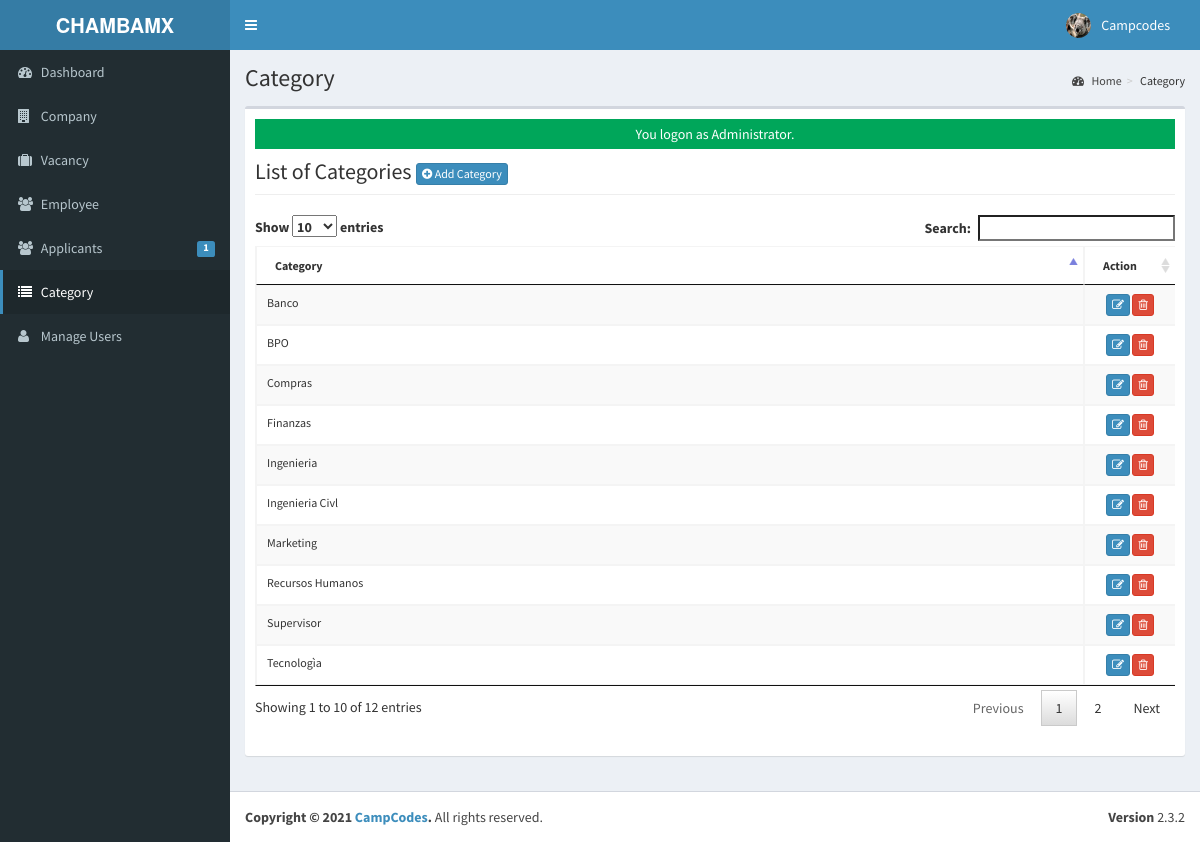
The page /admin/category/index.php (signed in) on the database its author committed.
### tables this page shows
CREATE TABLE `t_usuarios` (
  `USERID` varchar(30) NOT NULL,
  `FULLNAME` varchar(40) NOT NULL,
  `USERNAME` varchar(90) NOT NULL,
  `PASS` varchar(90) NOT NULL,
  `ROLE` varchar(30) NOT NULL,
  `PICLOCATION` varchar(255) NOT NULL
);

CREATE TABLE `t_categoria` (
  `CATEGORYID` int(11) NOT NULL,
  `CATEGORY` varchar(250) NOT NULL,
  `ICONO` varchar(100) DEFAULT NULL
);

### admin/category/index.php (called while the page is built, shortened)
<?php
require_once("../../include/initialize.php");
$title="Category";
require_once ("../theme/templates.php");
?>

### include/database.php (called while the page is built, shortened)
<?php
class Database {
	var $sql_string = '';
	private $conn;
	public function open_connection() {
		$this->conn = mysqli_connect(server,user,pass);
		if(!$this->conn){
			echo "Problem in database connection! Contact administrator!";
			exit();
		}else{
			$db_select = mysqli_select_db($this->conn,database_name);
		}
	}
	function setQuery($sql='') {
		$this->sql_string=$sql;
	}
	function executeQuery() {
		$result = mysqli_query($this->conn,$this->sql_string);
		return $result;
	}
	private function confirm_query($result) {
		return $result;
	}
	function loadResultList( $key='' ) {
		$cur = $this->executeQuery();
		$array = array();
		while ($row = mysqli_fetch_object($cur)) {
			if ($key) {
				$array[$row->$key] = $row;
			} else {
				$array[] = $row;
			}
		}
		return $array;
	}
	function loadSingleResult() {
		$cur = $this->executeQuery();
		while ($row = mysqli_fetch_object($cur)) {
		return $data = $row;
		}
	}
}
$mydb = new Database();
?>

### include/accounts.php (called while the page is built, shortened)
<?php
require_once(LIB_PATH.DS.'database.php');
class User {
	protected static  $tblname = "t_usuarios";
	function single_user($id=""){
			global $mydb;
			$mydb->setQuery("SELECT * FROM ".self::$tblname."
				Where USERID= '{$id}' LIMIT 1");
			$cur = $mydb->loadSingleResult();
			return $cur;
	}
}
?>

### include/function.php (called while the page is built, shortened)
<?php
function currentpage(){
		$this_page = $_SERVER['SCRIPT_NAME'];
	    $bits = explode('/',$this_page);
		 return $bits[3];
	}
		?>

### admin/category/list.php (the view, shortened to what this page needs)
<div class="row">
      	 <div class="col-lg-12">
           <h1 class="page-header">List of Categories  <a href="index.php?view=add" class="btn btn-primary btn-xs  ">  <i class="fa fa-plus-circle fw-fa"></i> Add Category</a>  </h1>
      		</div>
  		 </div>
 		    <form action="controller.php?action=delete" Method="POST">
		     <div class="table-responsive">
			<table id="dash-table" class="table table-striped table-bordered table-hover"  style="font-size:12px" cellspacing="0">
			  <thead>
			  	<tr>
			  		<th>
			  		 Category</th>
			  		 <th width="10%" align="center">Action</th>
			  	</tr>
			  </thead>
			  <tbody>
			  	<?php
			  		$mydb->setQuery("SELECT * FROM `t_categoria`");
			  		$cur = $mydb->loadResultList();
					foreach ($cur as $result) {
			  		echo '<tr>';
			  			echo '<td>' . $result->CATEGORY.'</td>';
			  		echo '<td align="center"><a title="Edit" href="index.php?view=edit&id='.$result->CATEGORYID.'" class="btn btn-primary btn-xs  ">  <span class="fa fa-edit fw-fa"></a>
			  		     <a title="Delete" href="controller.php?action=delete&id='.$result->CATEGORYID.'" class="btn btn-danger btn-xs  ">  <span class="fa  fa-trash-o fw-fa "></a></td>';
			  		echo '</tr>';
			  	}
			  	?>
			  </tbody>
			</table>
			</form>

### admin/theme/templates.php (shortened to what this page needs)
<!DOCTYPE html>
<html>
    <head>
        <link rel="stylesheet" href="<?php echo web_root;?>bootstrap/css/bootstrap.min.css">
        <link rel="stylesheet" href="<?php echo web_root;?>plugins/font-awesome/css/font-awesome.min.css">
        <link rel="stylesheet" href="<?php echo web_root;?>dist/css/AdminLTE.min.css">
        <link rel="stylesheet" href="<?php echo web_root;?>dist/css/skins/_all-skins.min.css">
        <link rel="stylesheet" href="<?php echo web_root;?>plugins/iCheck/flat/blue.css">
        <link rel="stylesheet" href="<?php echo web_root;?>plugins/morris/morris.css">
        <link rel="stylesheet" href="<?php echo web_root;?>plugins/jvectormap/jquery-jvectormap-1.2.2.css">
        <link href="<?php echo web_root; ?>plugins/datepicker/bootstrap-datetimepicker.min.css" rel="stylesheet" media="screen">
        <link rel="stylesheet" href="<?php echo web_root;?>plugins/dataTables/jquery.dataTables.min.css">
        <link rel="stylesheet" href="<?php    echo web_root;?>plugins/bootstrap-wysihtml5/bootstrap3-wysihtml5.min.css">
    </head>
 <body class="hold-transition skin-blue fixed sidebar-mini">
<div class="wrapper">
  <header class="main-header">
    <a href="<?php echo web_root;?>/admin/" class="logo">
      <span class="logo-lg"><b>CHAMBAMX</b></span>
    </a>
    <nav class="navbar navbar-static-top" role="navigation">
      <a href="#" class="sidebar-toggle" data-toggle="offcanvas" role="button">
      </a>
      <div class="navbar-custom-menu">
        <ul class="nav navbar-nav">
          <?php
              $user = New User();
              $singleuser = $user->single_user($_SESSION['ADMIN_USERID']);
          ?>
          <li class="dropdown user user-menu" style="padding-right: 15px;"  >
            <a href="#" class="dropdown-toggle" data-toggle="dropdown">
              <img src="<?php echo web_root.'admin/user/'. $singleuser->PICLOCATION;?>" class="user-image" alt="User Image">
              <span class="hidden-xs"><?php echo $singleuser->FULLNAME; ?></span>
            </a>
          </li>
        </ul>
      </div>
    </nav>
  </header>
  <aside class="main-sidebar">
    <section class="sidebar">
      <ul class="sidebar-menu">
        <li  class="<?php echo (currentpage() == 'index.php') ? "active" : false;?>" >
          <a href="<?php echo web_root ;?>admin/">
            <i class="fa fa-dashboard"></i> <span>Dashboard</span>
          </a>
        </li>
        <li class="<?php echo (currentpage() == 'company') ? "active" : false;?>" >
          <a href="<?php echo web_root ;?>admin/company/">
            <i class="fa fa-building"></i> <span>Company</span>
          </a>
        </li>
        <li class="<?php echo (currentpage() == 'vacancy') ? "active" : false;?>" >
          <a href="<?php echo web_root ;?>admin/vacancy/">
            <i class="fa fa-suitcase"></i> <span>Vacancy</span>
          </a>
        </li>
        <li class="<?php echo (currentpage() == 'employee') ? "active" : false;?>" >
          <a href="<?php echo web_root ;?>admin/employee/">
            <i class="fa fa-users"></i> <span>Employee</span>
          </a>
        </li>
        <li class="<?php echo (currentpage() == 'applicants') ? "active" : false;?>" >
          <a href="<?php echo web_root ;?>admin/applicants/">
            <i class="fa fa-users"></i> <span>Applicants</span>
            <span class="label label-primary pull-right">
              <?php
                $sql = "SELECT count(*) as 'APPL' FROM `t_empleos_aplicados` WHERE `PENDINGAPPLICATION`=1";
                $mydb->setQuery($sql);
                $pending = $mydb->loadSingleResult();
                echo $pending->APPL;
              ?>
            </span>
          </a>
        </li>
        <li class="<?php echo (currentpage() == 'category') ? "active" : false;?>" >
          <a href="<?php echo web_root ;?>admin/category/">
            <i class="fa fa-list"></i> <span>Category</span>
          </a>
        </li>
         <li class="<?php echo (currentpage() == 'user') ? "active" : false;?>">
          <a href="<?php echo web_root; ?>admin/user/">
            <i class="fa fa-user"></i> <span>Manage Users</span> </a>
        </li>
      </ul>
    </section>
  </aside>
  <div class="content-wrapper">
  <section class="content-header">
      <h1>
        <?php echo isset($title) ? $title : ''; ?>
      </h1>
      <ol class="breadcrumb">
        <?php
         if ($title!='Home') {
            $active_title = '';
            if (isset($_GET['view'])) {
              $active_title = '<li class='.$active_title.'><a href="index.php">'.$title.'</a></li>';
            }else{
              $active_title = '<li class='.$active_title.'>'.$title.'</li>';
            }
            echo '<li><a href='.web_root.'admin/><i class="fa fa-dashboard"></i> Home</a></li>';
            echo  $active_title;
          }
        ?>
      </ol>
    </section>
         <section class="content">
          <div class="row">
            <div class="col-xs-12">
              <div class="box">
                <div class="box-body">
              <?php
               require_once $content;
               ?>
             </div>
           </div>
         </div>
         </section>
 </div>
  <footer class="main-footer">
    <div class="pull-right hidden-xs">
      <b>Version</b> 2.3.2
    </div>
    <strong>Copyright &copy; 2021 <a href="#">CampCodes</a>.</strong> All rights
    reserved.
  </footer>
    </body>
</html>

### rows shown on the page
t_usuarios: PICLOCATION (picture), FULLNAME "Campcodes"
t_categoria: CATEGORY "Tecnologìa"
t_categoria: CATEGORY "Supervisor"
t_categoria: CATEGORY "Ingenieria"
t_categoria: CATEGORY "Ingenieria Civl"
t_categoria: CATEGORY "Recursos Humanos"
t_categoria: CATEGORY "Banco"
t_categoria: CATEGORY "Finanzas"
t_categoria: CATEGORY "BPO"
t_categoria: CATEGORY "Marketing"
t_categoria: CATEGORY "Compras"

### other values the page prints
$pending->APPL "1"
$title "Category"
$_SESSION['message'] "You logon as Administrator."
